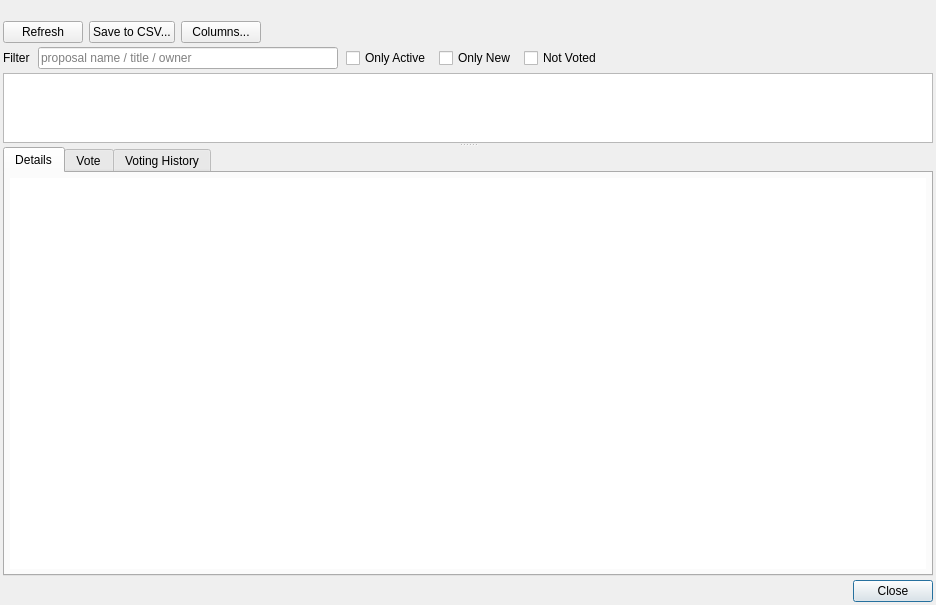
<?xml version="1.0" encoding="UTF-8"?>
<ui version="4.0">
 <class>ProposalsDlg</class>
 <widget class="QDialog" name="ProposalsDlg">
  <property name="geometry">
   <rect>
    <x>0</x>
    <y>0</y>
    <width>936</width>
    <height>605</height>
   </rect>
  </property>
  <property name="windowTitle">
   <string>Dialog</string>
  </property>
  <property name="modal">
   <bool>true</bool>
  </property>
  <layout class="QVBoxLayout" name="verticalLayout">
   <property name="spacing">
    <number>4</number>
   </property>
   <property name="leftMargin">
    <number>3</number>
   </property>
   <property name="topMargin">
    <number>3</number>
   </property>
   <property name="rightMargin">
    <number>3</number>
   </property>
   <property name="bottomMargin">
    <number>3</number>
   </property>
   <item>
    <widget class="QLabel" name="lblMessage">
     <property name="text">
      <string/>
     </property>
     <property name="wordWrap">
      <bool>true</bool>
     </property>
    </widget>
   </item>
   <item>
    <layout class="QHBoxLayout" name="horizontalLayout">
     <property name="spacing">
      <number>6</number>
     </property>
     <item>
      <widget class="QPushButton" name="btnProposalsRefresh">
       <property name="sizePolicy">
        <sizepolicy hsizetype="Maximum" vsizetype="Fixed">
         <horstretch>0</horstretch>
         <verstretch>0</verstretch>
        </sizepolicy>
       </property>
       <property name="text">
        <string>Refresh</string>
       </property>
       <property name="autoDefault">
        <bool>false</bool>
       </property>
      </widget>
     </item>
     <item>
      <widget class="QPushButton" name="btnProposalsSaveToCSV">
       <property name="sizePolicy">
        <sizepolicy hsizetype="Maximum" vsizetype="Fixed">
         <horstretch>0</horstretch>
         <verstretch>0</verstretch>
        </sizepolicy>
       </property>
       <property name="text">
        <string>Save to CSV...</string>
       </property>
       <property name="autoDefault">
        <bool>false</bool>
       </property>
      </widget>
     </item>
     <item>
      <widget class="QPushButton" name="btnProposalsColumns">
       <property name="sizePolicy">
        <sizepolicy hsizetype="Maximum" vsizetype="Fixed">
         <horstretch>0</horstretch>
         <verstretch>0</verstretch>
        </sizepolicy>
       </property>
       <property name="text">
        <string>Columns...</string>
       </property>
       <property name="autoDefault">
        <bool>false</bool>
       </property>
      </widget>
     </item>
     <item>
      <widget class="QLabel" name="lblBudgetSummary">
       <property name="styleSheet">
        <string notr="true"/>
       </property>
       <property name="text">
        <string/>
       </property>
       <property name="wordWrap">
        <bool>true</bool>
       </property>
       <property name="openExternalLinks">
        <bool>true</bool>
       </property>
       <property name="textInteractionFlags">
        <set>Qt::LinksAccessibleByMouse|Qt::TextSelectableByMouse</set>
       </property>
      </widget>
     </item>
    </layout>
   </item>
   <item>
    <layout class="QHBoxLayout" name="layoutFilter">
     <property name="spacing">
      <number>8</number>
     </property>
     <item>
      <widget class="QLabel" name="lblProposalFilter">
       <property name="text">
        <string>Filter</string>
       </property>
      </widget>
     </item>
     <item>
      <widget class="QLineEdit" name="edtProposalFilter">
       <property name="sizePolicy">
        <sizepolicy hsizetype="Maximum" vsizetype="Fixed">
         <horstretch>0</horstretch>
         <verstretch>0</verstretch>
        </sizepolicy>
       </property>
       <property name="minimumSize">
        <size>
         <width>300</width>
         <height>0</height>
        </size>
       </property>
       <property name="placeholderText">
        <string>proposal name / title / owner</string>
       </property>
       <property name="clearButtonEnabled">
        <bool>true</bool>
       </property>
      </widget>
     </item>
     <item>
      <widget class="QCheckBox" name="chb_only_active">
       <property name="text">
        <string>Only Active</string>
       </property>
      </widget>
     </item>
     <item>
      <widget class="QCheckBox" name="chb_only_new">
       <property name="toolTip">
        <string>Show only new proposals</string>
       </property>
       <property name="text">
        <string>Only New</string>
       </property>
      </widget>
     </item>
     <item>
      <widget class="QCheckBox" name="chb_not_voted">
       <property name="toolTip">
        <string>Show only proposals for which I did not vote</string>
       </property>
       <property name="text">
        <string>Not Voted</string>
       </property>
      </widget>
     </item>
     <item>
      <spacer name="hsFilter">
       <property name="orientation">
        <enum>Qt::Horizontal</enum>
       </property>
       <property name="sizeHint" stdset="0">
        <size>
         <width>40</width>
         <height>20</height>
        </size>
       </property>
      </spacer>
     </item>
    </layout>
   </item>
   <item>
    <widget class="QSplitter" name="detailsSplitter">
     <property name="orientation">
      <enum>Qt::Vertical</enum>
     </property>
     <widget class="QTableView" name="propsView">
      <property name="styleSheet">
       <string notr="true">QTableView{
  gridline-color: lightgray
}</string>
      </property>
      <property name="sizeAdjustPolicy">
       <enum>QAbstractScrollArea::AdjustToContentsOnFirstShow</enum>
      </property>
      <property name="editTriggers">
       <set>QAbstractItemView::AnyKeyPressed|QAbstractItemView::CurrentChanged|QAbstractItemView::DoubleClicked|QAbstractItemView::EditKeyPressed</set>
      </property>
      <property name="alternatingRowColors">
       <bool>false</bool>
      </property>
      <property name="selectionMode">
       <enum>QAbstractItemView::ExtendedSelection</enum>
      </property>
      <property name="selectionBehavior">
       <enum>QAbstractItemView::SelectRows</enum>
      </property>
      <property name="showGrid">
       <bool>true</bool>
      </property>
      <property name="sortingEnabled">
       <bool>true</bool>
      </property>
      <attribute name="verticalHeaderVisible">
       <bool>true</bool>
      </attribute>
      <attribute name="verticalHeaderCascadingSectionResizes">
       <bool>false</bool>
      </attribute>
      <attribute name="verticalHeaderHighlightSections">
       <bool>false</bool>
      </attribute>
     </widget>
     <widget class="QTabWidget" name="tabsDetails">
      <property name="currentIndex">
       <number>0</number>
      </property>
      <widget class="QWidget" name="tabDetails">
       <property name="styleSheet">
        <string notr="true"/>
       </property>
       <attribute name="title">
        <string>Details</string>
       </attribute>
       <layout class="QVBoxLayout" name="verticalLayout_2">
        <property name="sizeConstraint">
         <enum>QLayout::SetDefaultConstraint</enum>
        </property>
        <property name="leftMargin">
         <number>5</number>
        </property>
        <property name="topMargin">
         <number>5</number>
        </property>
        <property name="rightMargin">
         <number>5</number>
        </property>
        <property name="bottomMargin">
         <number>5</number>
        </property>
        <item>
         <widget class="QTextBrowser" name="edtDetails">
          <property name="frameShape">
           <enum>QFrame::NoFrame</enum>
          </property>
          <property name="frameShadow">
           <enum>QFrame::Plain</enum>
          </property>
          <property name="acceptRichText">
           <bool>false</bool>
          </property>
          <property name="openExternalLinks">
           <bool>true</bool>
          </property>
         </widget>
        </item>
       </layout>
      </widget>
      <widget class="QWidget" name="tabVoting">
       <attribute name="title">
        <string>Vote</string>
       </attribute>
       <layout class="QVBoxLayout" name="verticalLayout_5">
        <property name="leftMargin">
         <number>5</number>
        </property>
        <property name="topMargin">
         <number>8</number>
        </property>
        <property name="rightMargin">
         <number>5</number>
        </property>
        <property name="bottomMargin">
         <number>5</number>
        </property>
        <item>
         <widget class="QScrollArea" name="scrollAreaVoting">
          <property name="frameShape">
           <enum>QFrame::NoFrame</enum>
          </property>
          <property name="widgetResizable">
           <bool>true</bool>
          </property>
          <widget class="QWidget" name="scrollAreaVotingContents">
           <property name="geometry">
            <rect>
             <x>0</x>
             <y>0</y>
             <width>409</width>
             <height>66</height>
            </rect>
           </property>
           <layout class="QVBoxLayout" name="verticalLayout_3">
            <item>
             <layout class="QGridLayout" name="layoutUserVoting">
              <item row="0" column="2">
               <widget class="QPushButton" name="btnVoteNoForAll">
                <property name="toolTip">
                 <string>Vote No for all masternodes.</string>
                </property>
                <property name="text">
                 <string>No For All</string>
                </property>
                <property name="autoDefault">
                 <bool>false</bool>
                </property>
               </widget>
              </item>
              <item row="0" column="3">
               <widget class="QPushButton" name="btnVoteAbstainForAll">
                <property name="toolTip">
                 <string>Vote Abstain for all masternodes.</string>
                </property>
                <property name="text">
                 <string>Abstain For All</string>
                </property>
                <property name="autoDefault">
                 <bool>false</bool>
                </property>
               </widget>
              </item>
              <item row="0" column="0">
               <widget class="QLabel" name="label_3">
                <property name="text">
                 <string/>
                </property>
                <property name="alignment">
                 <set>Qt::AlignRight|Qt::AlignTrailing|Qt::AlignVCenter</set>
                </property>
               </widget>
              </item>
              <item row="0" column="1">
               <widget class="QPushButton" name="btnVoteYesForAll">
                <property name="toolTip">
                 <string>Vote Yes for all masternodes.</string>
                </property>
                <property name="text">
                 <string>Yes For All</string>
                </property>
                <property name="autoDefault">
                 <bool>false</bool>
                </property>
               </widget>
              </item>
              <item row="0" column="4">
               <widget class="QLabel" name="label_4">
                <property name="text">
                 <string/>
                </property>
               </widget>
              </item>
              <item row="0" column="5">
               <spacer name="horizontalSpacer_7">
                <property name="orientation">
                 <enum>Qt::Horizontal</enum>
                </property>
                <property name="sizeHint" stdset="0">
                 <size>
                  <width>40</width>
                  <height>20</height>
                 </size>
                </property>
               </spacer>
              </item>
             </layout>
            </item>
            <item>
             <spacer name="verticalSpacer_2">
              <property name="orientation">
               <enum>Qt::Vertical</enum>
              </property>
              <property name="sizeHint" stdset="0">
               <size>
                <width>20</width>
                <height>40</height>
               </size>
              </property>
             </spacer>
            </item>
           </layout>
          </widget>
         </widget>
        </item>
       </layout>
      </widget>
      <widget class="QWidget" name="tabVoteList">
       <attribute name="title">
        <string>Voting History</string>
       </attribute>
       <layout class="QVBoxLayout" name="verticalLayout_4">
        <item>
         <widget class="QSplitter" name="votesSplitter">
          <property name="sizePolicy">
           <sizepolicy hsizetype="Expanding" vsizetype="Preferred">
            <horstretch>0</horstretch>
            <verstretch>0</verstretch>
           </sizepolicy>
          </property>
          <property name="orientation">
           <enum>Qt::Horizontal</enum>
          </property>
          <widget class="QWidget" name="layoutWidget">
           <layout class="QVBoxLayout" name="layoutVotesView">
            <property name="spacing">
             <number>2</number>
            </property>
            <item>
             <layout class="QHBoxLayout" name="horizontalLayout_2">
              <property name="spacing">
               <number>8</number>
              </property>
              <item>
               <widget class="QPushButton" name="btnVotesRefresh">
                <property name="toolTip">
                 <string>Reads new votes from the GINcoin network</string>
                </property>
                <property name="text">
                 <string>Refresh</string>
                </property>
                <property name="autoDefault">
                 <bool>false</bool>
                </property>
               </widget>
              </item>
              <item>
               <widget class="QPushButton" name="btnVotesSaveToCSV">
                <property name="text">
                 <string>Save to CSV...</string>
                </property>
                <property name="autoDefault">
                 <bool>false</bool>
                </property>
               </widget>
              </item>
              <item>
               <widget class="QCheckBox" name="chbOnlyMyVotes">
                <property name="toolTip">
                 <string/>
                </property>
                <property name="text">
                 <string>Show my votes only</string>
                </property>
               </widget>
              </item>
              <item>
               <spacer name="horizontalSpacer_2">
                <property name="orientation">
                 <enum>Qt::Horizontal</enum>
                </property>
                <property name="sizeHint" stdset="0">
                 <size>
                  <width>40</width>
                  <height>20</height>
                 </size>
                </property>
               </spacer>
              </item>
             </layout>
            </item>
            <item>
             <layout class="QHBoxLayout" name="layoutVotesViewFilter">
              <property name="spacing">
               <number>8</number>
              </property>
              <item>
               <widget class="QLabel" name="label_2">
                <property name="text">
                 <string>Filter:</string>
                </property>
               </widget>
              </item>
              <item>
               <widget class="QLineEdit" name="edtVotesViewFilter"/>
              </item>
              <item>
               <widget class="QPushButton" name="btnApplyVotesViewFilter">
                <property name="text">
                 <string>Apply</string>
                </property>
                <property name="autoDefault">
                 <bool>false</bool>
                </property>
               </widget>
              </item>
             </layout>
            </item>
            <item>
             <widget class="QTableView" name="votesView">
              <property name="sizePolicy">
               <sizepolicy hsizetype="Expanding" vsizetype="Expanding">
                <horstretch>0</horstretch>
                <verstretch>0</verstretch>
               </sizepolicy>
              </property>
              <attribute name="verticalHeaderVisible">
               <bool>false</bool>
              </attribute>
             </widget>
            </item>
           </layout>
          </widget>
          <widget class="QWidget" name="verticalLayoutWidget">
           <layout class="QVBoxLayout" name="layoutVotesChart">
            <item>
             <layout class="QHBoxLayout" name="horizontalLayout_3">
              <item>
               <widget class="QRadioButton" name="rbVotesChartIncremental">
                <property name="text">
                 <string>Votes by date (incremental)</string>
                </property>
                <property name="checked">
                 <bool>true</bool>
                </property>
               </widget>
              </item>
              <item>
               <widget class="QRadioButton" name="rbVotesChartFinal">
                <property name="text">
                 <string>Votes summary</string>
                </property>
               </widget>
              </item>
              <item>
               <widget class="QRadioButton" name="rbVotesChartChanges">
                <property name="text">
                 <string>Vote changes by date</string>
                </property>
               </widget>
              </item>
              <item>
               <spacer name="horizontalSpacer_8">
                <property name="orientation">
                 <enum>Qt::Horizontal</enum>
                </property>
                <property name="sizeHint" stdset="0">
                 <size>
                  <width>40</width>
                  <height>20</height>
                 </size>
                </property>
               </spacer>
              </item>
             </layout>
            </item>
           </layout>
          </widget>
         </widget>
        </item>
       </layout>
      </widget>
     </widget>
    </widget>
   </item>
   <item>
    <widget class="QDialogButtonBox" name="buttonBox">
     <property name="standardButtons">
      <set>QDialogButtonBox::Close</set>
     </property>
    </widget>
   </item>
  </layout>
 </widget>
 <resources/>
 <connections/>
</ui>
